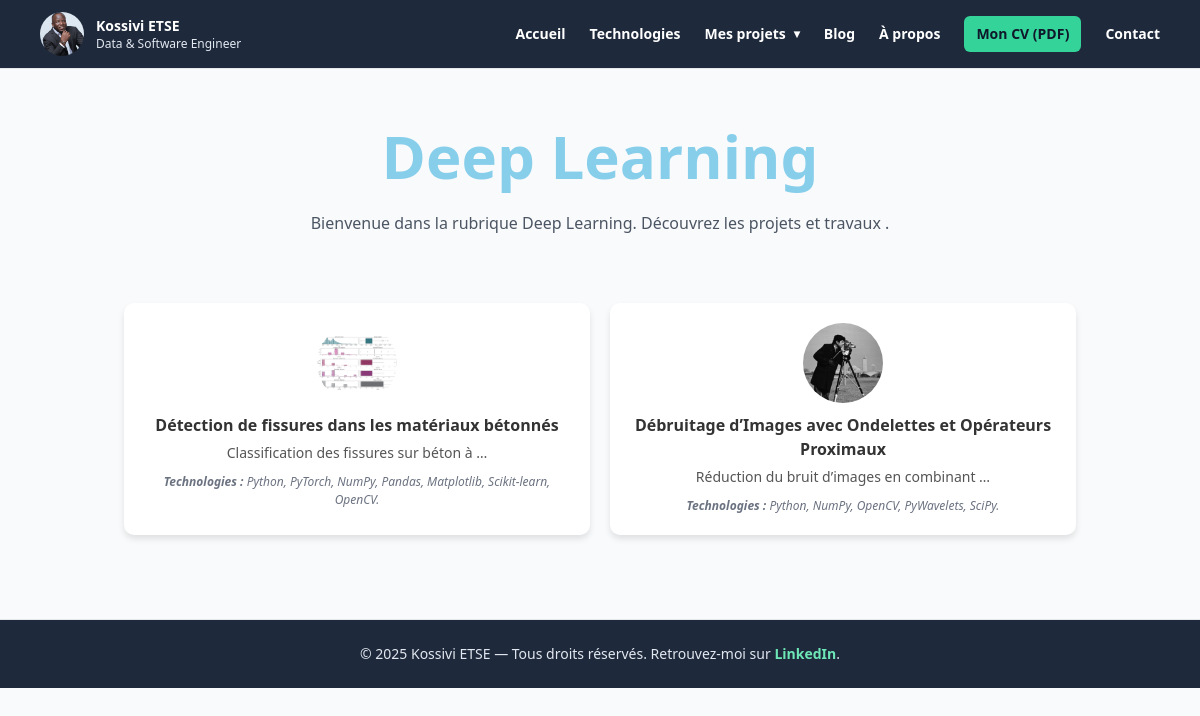
Page /projects/deep-learning/ on the earlier database version.
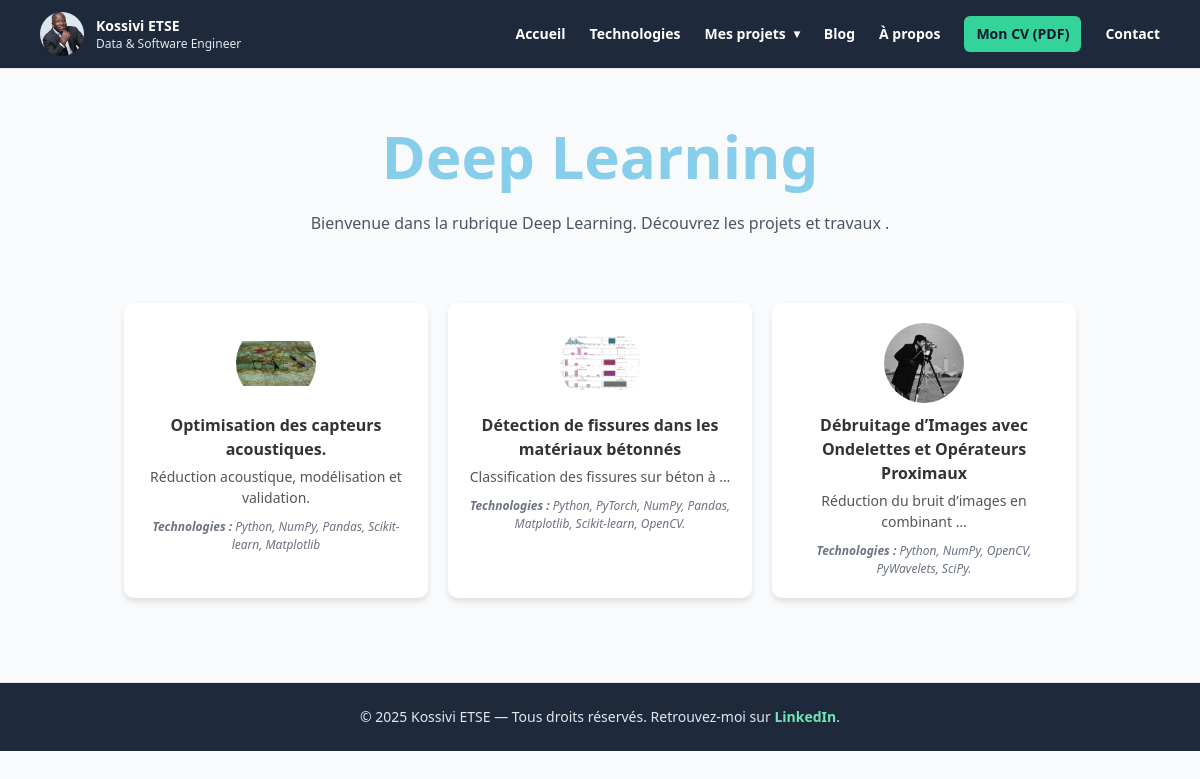
Same page on the later database version.
### projects/models.py (models this page shows, shortened)
class Project(models.Model):
    title = models.CharField(max_length=200)
    description = models.TextField()
    technologies = models.CharField(max_length=200)
    link = models.URLField(blank=True, null=True)
    category = models.CharField(max_length=100)
    created_at = models.DateTimeField(auto_now_add=True)
    image = models.ImageField(upload_to='projects/', blank=True, null=True)
    notebook = models.FileField(upload_to='notebooks/', blank=True, null=True)
    github = models.URLField(blank=True, null=True)
    notebook_html = models.FileField(upload_to='notebooks/html/', blank=True, null=True)

### projects/views.py (the view)
# urls.py: path('projects/deep-learning/', views.category_view, {'category_name': 'Deep Learning'}, name='deep_learning'),
def category_view(request, category_name=None, category_slug=None):
    if category_slug:
        slug = category_slug
    elif category_name in CATEGORY_SLUGS:
        slug = CATEGORY_SLUGS[category_name]
    else:
        slug = category_name
    projects = Project.objects.filter(category=slug)
    label = CATEGORY_LABELS.get(slug, category_name or slug)
    if not projects.exists() and slug not in CATEGORY_LABELS:
        raise Http404(f"La catégorie '{slug}' n'existe pas.")
    return render(request, "projects/category.html", {
        "projects": projects,
        "category_name": label,
        "category_slug": slug,
    })

### projects/templates/projects/category.html (shortened to what this page needs)
{% extends 'projects/base.html' %}
{% load static %}
{% block extra_css %}
<link rel="stylesheet" href="{% static 'css/category.css' %}">
{% endblock %}
{% block content %}
<div class="container mx-auto my-8 px-4">
  <div class="flex justify-center">
    <h1 class="custom-heading"><strong>{{ category_name }}</strong></h1>
  </div>
  <p class="text-center text-gray-600 mb-12">
    Bienvenue dans la rubrique {{ category_name }}. Découvrez les projets et travaux .
  </p>
  <div class="grid-container">
    {% for project in projects %}
      <a class="project-card" href="{% url 'project_detail' project.id %}">
        {% if project.image %}
          <div class="project-image-wrap">
            <img
              src="{% static 'images/tech/' %}{{ project.image.name|cut:'projects/' }}"
              alt="{{ project.title }}"
              class="custom-image"
            >
          </div>
        {% endif %}
        <div class="custom-content">
          <h3 class="custom-title">{{ project.title }}</h3>
          <p class="custom-description">{{ project.description|truncatewords:6 }}</p>
          <p class="custom-technologies"><strong>Technologies :</strong> {{ project.technologies }}</p>
        </div>
      </a>
    {% empty %}
      <p class="text-center text-gray-500 col-span-full">Aucun projet mis en ligne pour le moment.</p>
    {% endfor %}
  </div>
</div>
{% endblock %}

Differences in the rows shown:
now on this page (row edited): Project: image.name (picture), title "Optimisation des capteurs acoustiques.", description "Réduction acoustique, modélisation et validation.", technologies "Python, NumPy, Pandas, Scikit-learn, Matplotlib"
